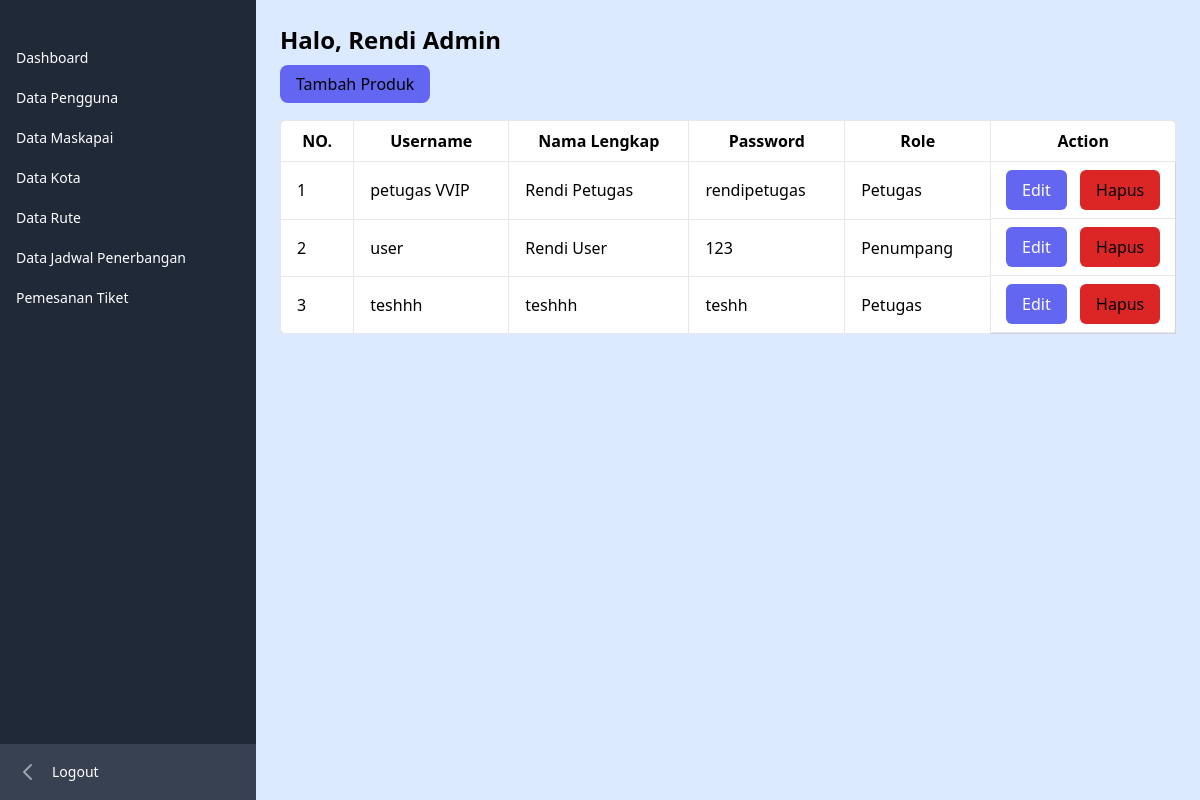
Screenshot of /admin/pengguna/index.php (signed in) with the database file from the repository.
### tables this page shows
CREATE TABLE `user` (
  `id_user` int(11) NOT NULL,
  `username` varchar(100) NOT NULL,
  `nama_lengkap` varchar(100) NOT NULL,
  `password` varchar(255) NOT NULL,
  `roles` enum('Admin','Petugas','Penumpang') NOT NULL
);

### admin/pengguna/functions.php (called while the page is built, shortened)
<?php
require '../../koneksi.php';
function query($query){
    global $conn;
    $rows = [];
    $result = mysqli_query($conn, $query);
    while($row = mysqli_fetch_assoc($result)){
        $rows[] = $row;
    }
    return $rows;
}

### admin/pengguna/index.php (the view, shortened to what this page needs)
<?php
require 'functions.php';
$pengguna = query("SELECT * FROM user WHERE roles = 'Petugas' || roles = 'Penumpang'");
?>
<?php require '../../layouts/sidebar_admin.php'; ?>
<div class="flex-auto overflow-x-hidden bg-blue-100">
            <div class="p-6">
                <div class="">
                    <h1 class="text-2xl font-semibold text-blue-950 mb-4">Halo, <?= $_SESSION["nama_lengkap"]; ?></h1>
                </div>
                <div>
                    <a href="tambah.php" class="bg-indigo-500 px-4 py-2 rounded-lg">Tambah Produk</a>
                </div>
                <table class="min-w-full border-collapse bg-white border border-gray-300 rounded-lg mt-6">
                    <thead>
                        <tr>
                            <th class="border py-2 px-4 border-b">NO.</th>
                            <th class="border py-2 px-4 border-b">Username</th>
                            <th class="border py-2 px-4 border-b">Nama Lengkap</th>
                            <th class="border py-2 px-4 border-b">Password</th>
                            <th class="border py-2 px-4 border-b">Role</th>
                            <th class="border py-2 px-4 border-b">Action</th>
                        </tr>
                    </thead>
                    <tbody>
                    <?php $no = 1; ?>
                    <?php foreach($pengguna as $data) : ?>
                            <tr>
                                <td class="border py-2 px-4 border-b"><?= $no; ?></td>
                                <td class="border py-2 px-4 border-b"><?= $data["username"]; ?></td>
                                <td class="border py-2 px-4 border-b"><?= $data["nama_lengkap"]; ?></td>
                                <td class="border py-2 px-4 border-b"><?= $data["password"]; ?></td>
                                <td class="border py-2 px-4 border-b"><?= $data["roles"]; ?></td>
                                <td class="flex  py-2 px-2 border-b justify-around">
                                    <a href="edit.php?id=<?= $data["id_user"]; ?>"
                                        class="fa-solid fa-pen-to-square text-md bg-indigo-500 text-white py-2 px-4 hover:text-black rounded-md"></i>Edit</a>
                                    <form action="hapus.php?id=<?= $data["id_user"]; ?>" class=" inline-block" method="post">
                                        <button type="submit"
                                            class="fa-solid fa-trash text-md bg-red-600 py-2 px-4 text-black hover:text-white rounded-md"></i>Hapus</button>
                                    </form>
                                </td>
                            </tr>
                    </tbody>
                    <?php $no++; ?>
                    <?php endforeach; ?>
                </table>

### rows the page displays
user: username "petugas VVIP", nama_lengkap "Rendi Petugas", password "rendipetugas", roles "Petugas"
user: username "user", nama_lengkap "Rendi User", password "123", roles "Penumpang"
user: username "teshhh", nama_lengkap "teshhh", password "teshh", roles "Petugas"

### other values shown
$_SESSION["nama_lengkap"] "Rendi Admin"
